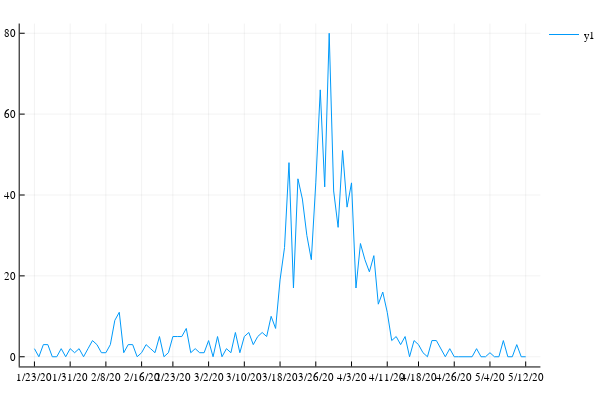

The cell this chart's notebook holds for it:
### Code cell
plot(ddays[2:end],hk[2:end] .- hk[1:end-1])

### Figure 1 — Plotly figure (JSON) as saved in the notebook; plotly's stock layout.template omitted (floating-point values rounded to 4 significant figures)
{"data": [{"colorbar": {"title": ""}, "legendgroup": "y1", "line": {"color": "rgba(0, 154, 250, 1.000)", "dash": "solid", "shape": "linear", "width": 1}, "mode": "lines", "name": "y1", "showlegend": true, "type": "scatter", "x": [0.5, 1.5, 2.5, 3.5, 4.5, 5.5, 6.5, 7.5, 8.5, 9.5, 10.5, 11.5, 12.5, 13.5, 14.5, 15.5, 16.5, 17.5, 18.5, 19.5, 20.5, 21.5, 22.5, 23.5, 24.5, 25.5, 26.5, 27.5, 28.5, 29.5, 30.5, 31.5, 32.5, 33.5, 34.5, 35.5, 36.5, 37.5, 38.5, 39.5, 40.5, 41.5, 42.5, 43.5, 44.5, 45.5, 46.5, 47.5, 48.5, 49.5, 50.5, 51.5, 52.5, 53.5, 54.5, 55.5, 56.5, 57.5, 58.5, 59.5, 60.5, 61.5, 62.5, 63.5, 64.5, 65.5, 66.5, 67.5, 68.5, 69.5, 70.5, 71.5, 72.5, 73.5, 74.5, 75.5, 76.5, 77.5, 78.5, 79.5, 80.5, 81.5, 82.5, 83.5, 84.5, 85.5, 86.5, 87.5, 88.5, 89.5, 90.5, 91.5, 92.5, 93.5, 94.5, 95.5, 96.5, 97.5, 98.5, 99.5, 100.5, 101.5, 102.5, 103.5, 104.5, 105.5, 106.5, 107.5, 108.5, 109.5, 110.5], "xaxis": "x1", "y": [2, 0, 3, 3, 0, 0, 2, 0, 2, 1, 2, 0, 2, 4, 3, 1, 1, 3, 9, 11, 1, 3, 3, 0, 1, 3, 2, 1, 5, 0, 1, 5, 5, 5, 7, 1, 2, 1, 1, 4, 0, 5, 0, 2, 1, 6, 1, 5, 6, 3, 5, 6, 5, 10, 7, 19, 27, 48, 17, 44, 39, 30, 24, 43, 66, 42, 80, 41, 32, 51, 37, 43, 17, 28, 24, 21, 25, 13, 16, 11, 4, 5, 3, 5, 0, 4, 3, 1, 0, 4, 4, 2, 0, 2, 0, 0, 0, 0, 0, 2, 0, 0, 1, 0, 0, 4, 0, 0, 3, 0, 0], "yaxis": "y1", "zmax": null, "zmin": null}], "layout": {"annotations": [], "height": 400, "legend": {"bgcolor": "rgba(255, 255, 255, 1.000)", "bordercolor": "rgba(0, 0, 0, 1.000)", "font": {"color": "rgba(0, 0, 0, 1.000)", "family": "sans-serif", "size": 11}, "tracegroupgap": 0, "x": 1, "y": 1}, "margin": {"b": 20, "l": 0, "r": 0, "t": 20}, "paper_bgcolor": "rgba(255, 255, 255, 1.000)", "plot_bgcolor": "rgba(255, 255, 255, 1.000)", "showlegend": true, "width": 600, "xaxis": {"anchor": "y1", "domain": [0.03619, 0.9934], "gridcolor": "rgba(0, 0, 0, 0.100)", "gridwidth": 0.5, "linecolor": "rgba(0, 0, 0, 1.000)", "mirror": false, "range": [-2.8, 113.8], "showgrid": true, "showline": true, "showticklabels": true, "tickangle": 0, "tickcolor": "rgb(0, 0, 0)", "tickfont": {"color": "rgba(0, 0, 0, 1.000)", "family": "sans-serif", "size": 11}, "tickmode": "array", "ticks": "inside", "ticktext": ["1/23/20", "1/31/20", "2/8/20", "2/16/20", "2/23/20", "3/2/20", "3/10/20", "3/18/20", "3/26/20", "4/3/20", "4/11/20", "4/18/20", "4/26/20", "5/4/20", "5/12/20"], "tickvals": [0.5, 8.5, 16.5, 24.5, 31.5, 39.5, 47.5, 55.5, 63.5, 71.5, 79.5, 86.5, 94.5, 102.5, 110.5], "title": "", "titlefont": {"color": "rgba(0, 0, 0, 1.000)", "family": "sans-serif", "size": 15}, "type": "-", "visible": true, "zeroline": false, "zerolinecolor": "rgba(0, 0, 0, 1.000)"}, "yaxis": {"anchor": "x1", "domain": [0.03762, 0.9902], "gridcolor": "rgba(0, 0, 0, 0.100)", "gridwidth": 0.5, "linecolor": "rgba(0, 0, 0, 1.000)", "mirror": false, "range": [-2.4, 82.4], "showgrid": true, "showline": true, "showticklabels": true, "tickangle": 0, "tickcolor": "rgb(0, 0, 0)", "tickfont": {"color": "rgba(0, 0, 0, 1.000)", "family": "sans-serif", "size": 11}, "tickmode": "array", "ticks": "inside", "ticktext": ["0", "20", "40", "60", "80"], "tickvals": [0, 20, 40, 60, 80], "title": "", "titlefont": {"color": "rgba(0, 0, 0, 1.000)", "family": "sans-serif", "size": 15}, "type": "-", "visible": true, "zeroline": false, "zerolinecolor": "rgba(0, 0, 0, 1.000)"}}}
